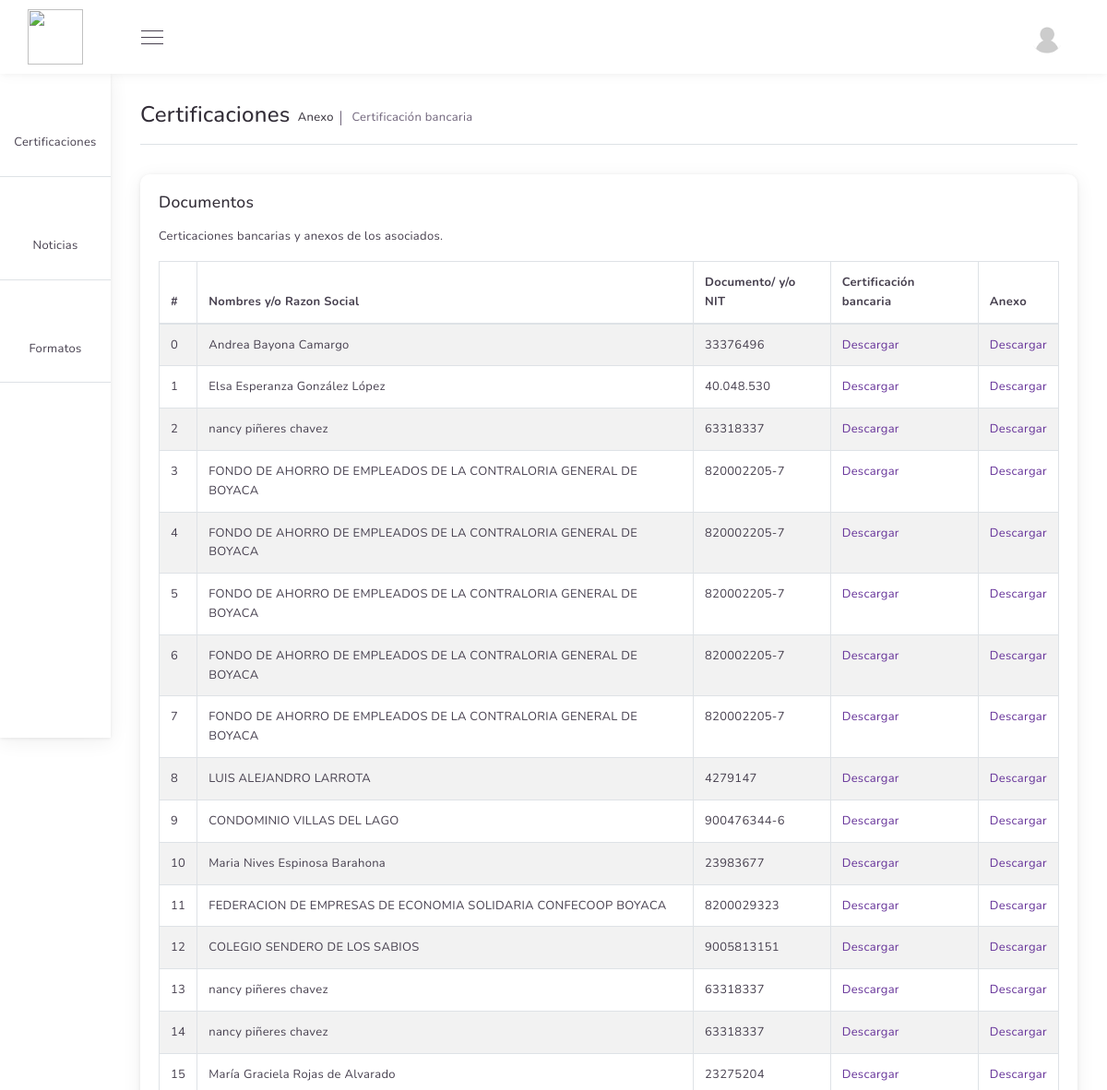
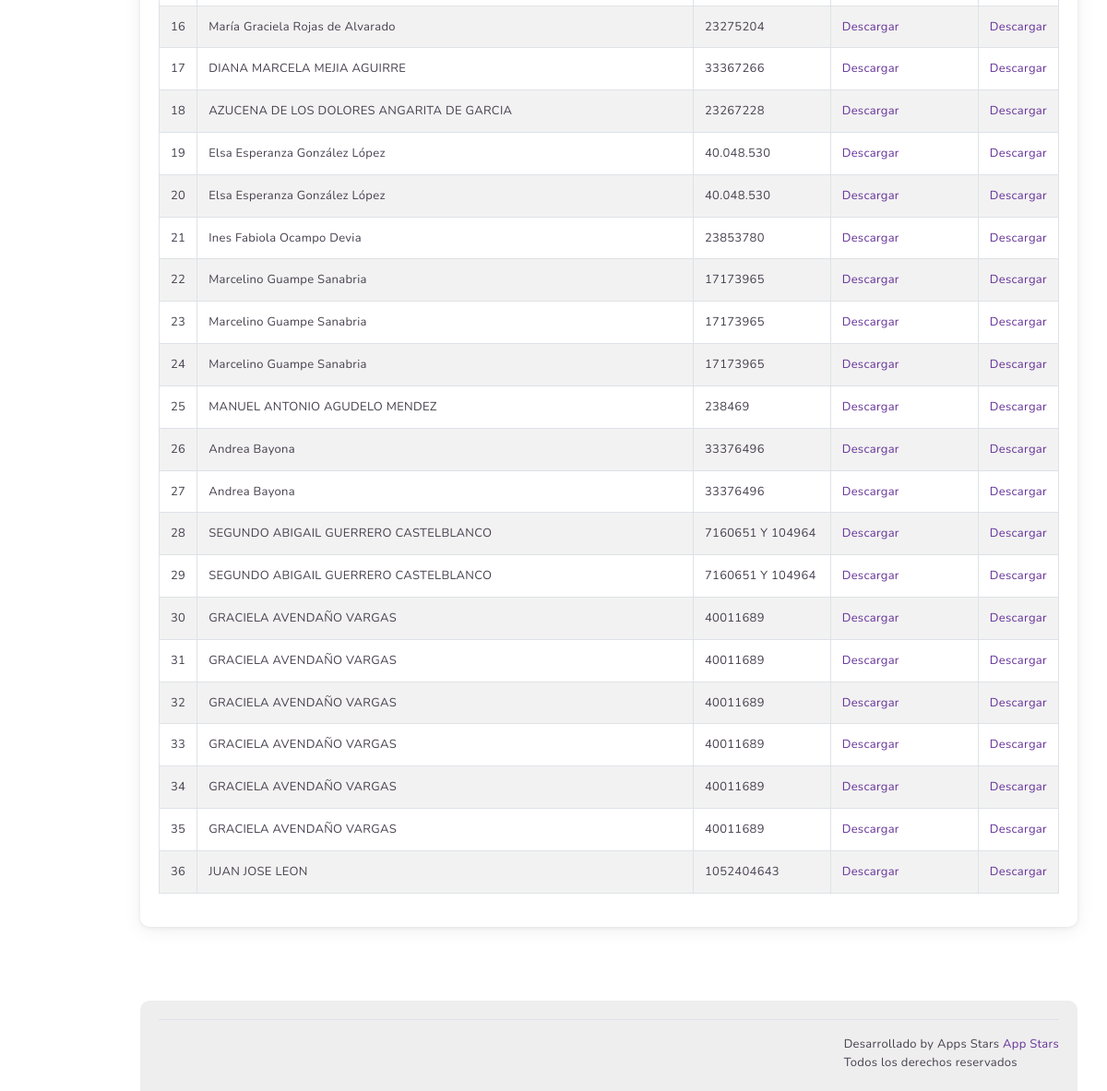
Screenshot of /panel/certificaciones.php (signed in) with the database file from the repository (2 pictures, top to bottom).
### tables this page shows
CREATE TABLE `certificaciones` (
  `id` int(11) NOT NULL,
  `nombres` varchar(64) NOT NULL,
  `documento` varchar(16) NOT NULL,
  `anexo` varchar(255) NOT NULL,
  `certificacion` varchar(255) NOT NULL
);

### panel/certificaciones.php (the view, shortened to what this page needs)
<?php
require '../app/conexion/conexion.php';
 ?>
 <?php
    $sql = 'SELECT * FROM certificaciones ORDER BY id DESC';
    $query = mysqli_query($conexion, $sql);
    $rows = mysqli_fetch_all($query, MYSQLI_ASSOC);
  ?>
        <?php require 'layouts/menu.php'; ?>
        <div class="main-content-wrap sidenav-open d-flex flex-column">
            <div class="main-content">
                <div class="breadcrumb">
                    <h1>Certificaciones</h1>
                    <ul>
                        <li><a href="#">Anexo</a></li>
                        <li>Certificación bancaria</li>
                    </ul>
                </div>
                <div class="separator-breadcrumb border-top"></div>
                <div class="row mb-4">
                    <div class="col-md-12 mb-4">
                        <div class="card text-left">
                            <div class="card-body">
                                <h4 class="card-title mb-3">Documentos</h4>
                                <p>Certicaciones bancarias y anexos de los asociados.</p>
                                <div class="table-responsive">
                                    <table class="display table table-striped table-bordered" id="zero_configuration_table" style="width:100%">
                                        <thead>
                                            <tr>
                                                <th>#</th>
                                                <th>Nombres y/o Razon Social</th>
                                                <th>Documento/ y/o NIT</th>
                                                <th>Certificación bancaria</th>
                                                <th>Anexo</th>
                                            </tr>
                                        </thead>
                                        <tbody>
                                            <?php foreach ($rows as $key => $value) { ?>
                                                <tr>
                                                    <td> <?php echo $key; ?> </td>
                                                    <td> <?php echo $value['nombres']; ?> </td>
                                                    <td> <?php echo $value['documento']; ?> </td>
                                                    <td> <a href="../app/controller/archivos/<?php echo $value['certificacion'] ;?>" download="../app/controller/archivos/<?php echo $value['certificacion'] ;?>">Descargar</a> </td>
                                                    <td><a href="../app/controller/archivos/<?php echo $value['anexo'] ;?>" download="../app/controller/archivos/<?php echo $value['anexo'] ;?>">Descargar</a> </td>
                                                </tr>
                                            <?php } ?>
                                        </tbody>
                                    </table>
                                </div>
                            </div>
                        </div>
                    </div>
                </div>
            </div>
            <div class="app-footer">
                <div class="footer-bottom border-top pt-3 d-flex flex-column flex-sm-row align-items-center">
                    <div class="d-flex align-items-center">
                        <div>
                            <p class="m-0">Desarrollado by Apps Stars <a href="https://www.appsstars.com.co">App Stars</a></p>
                            <p class="m-0">Todos los derechos reservados</p>
                        </div>
                    </div>
                </div>
            </div>
        </div>
    </div>
</body>
</html>

### panel/layouts/menu.php (shortened to what this page needs)
<!DOCTYPE html>
<html lang="en">
<head>
<link href="gull/dist-assets/css/themes/lite-purple.min.css" rel="stylesheet" />
<link href="gull/dist-assets/css/plugins/perfect-scrollbar.min.css" rel="stylesheet" />
<link rel="stylesheet" href="gull/dist-assets/css/plugins/datatables.min.css" />
</head>
<body class="text-left">
<div class="app-admin-wrap layout-sidebar-large">
<div class="main-header">
    <div class="logo">
        <img src="https://www.cooservicios.com.co/panel/images/logo_small.png" alt="">
    </div>
    <div class="menu-toggle">
        <div></div>
        <div></div>
        <div></div>
    </div>
    <div class="header-part-right">
        <i class="i-Full-Screen header-icon d-none d-sm-inline-block" data-fullscreen></i>
        <div class="dropdown">
            <i class="i-Safe-Box text-muted header-icon" role="button" id="dropdownMenuButton" data-toggle="dropdown" aria-haspopup="true" aria-expanded="false"></i>
        </div>
        <div class="dropdown">
            <div class="user col align-self-end">
                <img src="images/avatar.png" id="userDropdown" alt="" data-toggle="dropdown" aria-haspopup="true" aria-expanded="false">
            </div>
        </div>
    </div>
</div>
<div class="side-content-wrap">
    <div class="sidebar-left open rtl-ps-none" data-perfect-scrollbar="" data-suppress-scroll-x="true">
        <ul class="navigation-left">
            <li class="nav-item"><a href="certificaciones" class="nav-item-hold"><i class="nav-icon i-Library"></i><span class="nav-text">Certificaciones</span></a>
            </li>
             <li class="nav-item"><a href="noticias" class="nav-item-hold"><i class="nav-icon i-Library"></i><span class="nav-text">Noticias</span></a>
            </li>
            <li class="nav-item"><a href="formatos" class="nav-item-hold"><i class="nav-icon i-Library"></i><span class="nav-text">Formatos</span></a>
            </li>
        </ul>
    </div>
</div>

### rows the page displays
certificaciones: key "0", nombres "Andrea Bayona Camargo", documento "33376496"
certificaciones: key "1", nombres "Elsa Esperanza González López", documento "40.048.530"
certificaciones: key "2", nombres "nancy piñeres chavez", documento "63318337"
certificaciones: key "3", nombres "FONDO DE AHORRO DE EMPLEADOS DE LA CONTRALORIA GENERAL DE BOYACA", documento "820002205-7"
certificaciones: key "4", nombres "FONDO DE AHORRO DE EMPLEADOS DE LA CONTRALORIA GENERAL DE BOYACA", documento "820002205-7"
certificaciones: key "5", nombres "FONDO DE AHORRO DE EMPLEADOS DE LA CONTRALORIA GENERAL DE BOYACA", documento "820002205-7"
certificaciones: key "6", nombres "FONDO DE AHORRO DE EMPLEADOS DE LA CONTRALORIA GENERAL DE BOYACA", documento "820002205-7"
certificaciones: key "7", nombres "FONDO DE AHORRO DE EMPLEADOS DE LA CONTRALORIA GENERAL DE BOYACA", documento "820002205-7"
certificaciones: key "8", nombres "LUIS ALEJANDRO LARROTA", documento "4279147"
certificaciones: key "9", nombres "CONDOMINIO VILLAS DEL LAGO", documento "900476344-6"
certificaciones: key "10", nombres "Maria Nives Espinosa Barahona", documento "23983677"
certificaciones: key "11", nombres "FEDERACION DE EMPRESAS DE ECONOMIA SOLIDARIA CONFECOOP BOYACA", documento "8200029323"
certificaciones: key "12", nombres "COLEGIO SENDERO DE LOS SABIOS", documento "9005813151"
certificaciones: key "13", nombres "nancy piñeres chavez", documento "63318337"
certificaciones: key "14", nombres "nancy piñeres chavez", documento "63318337"
certificaciones: key "15", nombres "María Graciela Rojas de Alvarado", documento "23275204"
certificaciones: key "16", nombres "María Graciela Rojas de Alvarado", documento "23275204"
certificaciones: key "17", nombres "DIANA MARCELA MEJIA AGUIRRE", documento "33367266"
certificaciones: key "18", nombres "AZUCENA DE LOS DOLORES ANGARITA DE GARCIA", documento "23267228"
certificaciones: key "19", nombres "Elsa Esperanza González López", documento "40.048.530"
certificaciones: key "20", nombres "Elsa Esperanza González López", documento "40.048.530"
certificaciones: key "21", nombres "Ines Fabiola Ocampo Devia", documento "23853780"
certificaciones: key "22", nombres "Marcelino Guampe Sanabria", documento "17173965"
certificaciones: key "23", nombres "Marcelino Guampe Sanabria", documento "17173965"
certificaciones: key "24", nombres "Marcelino Guampe Sanabria", documento "17173965"
certificaciones: key "25", nombres "MANUEL ANTONIO AGUDELO MENDEZ", documento "238469"
certificaciones: key "26", nombres "Andrea Bayona", documento "33376496"
certificaciones: key "27", nombres "Andrea Bayona", documento "33376496"
certificaciones: key "28", nombres "SEGUNDO ABIGAIL GUERRERO CASTELBLANCO", documento "7160651 Y 104964"
certificaciones: key "29", nombres "SEGUNDO ABIGAIL GUERRERO CASTELBLANCO", documento "7160651 Y 104964"
certificaciones: key "30", nombres "GRACIELA AVENDAÑO VARGAS", documento "40011689"
certificaciones: key "31", nombres "GRACIELA AVENDAÑO VARGAS", documento "40011689"
certificaciones: key "32", nombres "GRACIELA AVENDAÑO VARGAS", documento "40011689"
certificaciones: key "33", nombres "GRACIELA AVENDAÑO VARGAS", documento "40011689"
certificaciones: key "34", nombres "GRACIELA AVENDAÑO VARGAS", documento "40011689"
certificaciones: key "35", nombres "GRACIELA AVENDAÑO VARGAS", documento "40011689"
certificaciones: key "36", nombres "JUAN JOSE LEON", documento "1052404643"
